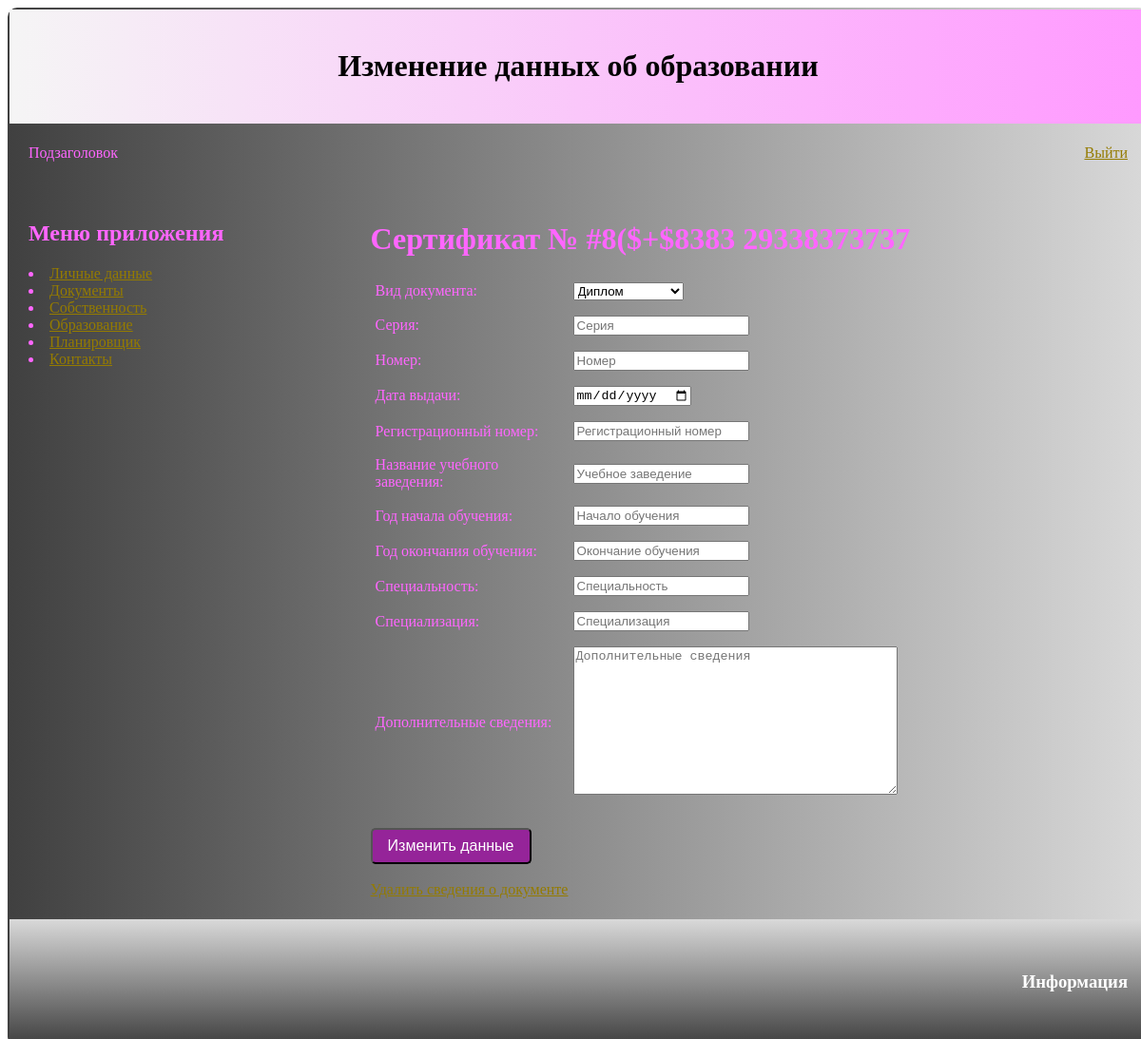
Page /education/change_diploma/2/1/ (signed in) on the committed database.
### education_app/models.py (models this page shows)
class DiplomaTemplate(CommonDocTemplate):
    user = models.ForeignKey(User, on_delete=models.CASCADE)
    class Meta:
        abstract = True

class Diploma(DiplomaTemplate):
    name = models.CharField(max_length=50,
                            default='Диплом',
                            choices=sorted(DIPLOMA_CATEGORIES),
                            verbose_name='Вид документа')
    registration_number = models.IntegerField(null=True,
                                              blank=True,
                                              verbose_name='Регистрационный номер')
    name_institution = models.CharField(max_length=100,
                                        verbose_name='Название учебного заведения')
    year_of_start_edu = models.CharField(max_length=4,
                                         null=True,
                                         blank=True,
                                         verbose_name='Год начала обучения')
    year_of_finish_edu = models.CharField(max_length=4,
                                          null=True,
                                          blank=True,
                                          verbose_name='Год окончания обучения')
    spiciality = models.CharField(max_length=100,
                                  null=True,
                                  blank=True,
                                  verbose_name='Специальность')
    spicialization = models.CharField(max_length=100,
                                      null=True,
                                      blank=True,
                                      verbose_name='Специализация')
    description = models.TextField(null=True, blank=True,
                                   verbose_name='Дополнительные сведения')
    class Meta:
        db_table = 'education_app_diploma'

### abstract_app/views.py (the view)
    def wrapper(request: HttpResponse, user_id: int, *args, **kwargs):
        if 'pk' in request.session and request.session['pk'] == user_id:
            return func(request, user_id, *args, **kwargs)
        return redirect_with_error(request)

### abstract_app/views.py (called while the page is built)
def check_authorization(func):
    def wrapper(request: HttpResponse, user_id: int, *args, **kwargs):
        if 'pk' in request.session and request.session['pk'] == user_id:
            return func(request, user_id, *args, **kwargs)
        return redirect_with_error(request)
    return wrapper

### education_app/templates/education_app/edit_diploma.html (shortened to what this page needs)
{% extends 'base.html' %}
{% block content %}
<div><h1>
            {{ diploma.name }} № {{ diploma.series }} {{ diploma.number}}
    </h1></div>
    <div>
    <form action="{% url 'change_diploma' user_id diploma.pk %}" method="post">
        <table cellpadding="3">
            {% for f in form %}
                <tr>
                    <td align="left" width="200">
                        <label for="{{ f.id_for_label }}">{{f.label}}: </label>
                    </td>
                    <td> {{ f }} </td>
                </tr>
                <tr>
                    <td colspan="2" align="right">
                    </td>
                </tr>
            {% endfor %}
        </table>
        <br>
        <input class="c-button" type="submit" value="Изменить данные">
        <br><br>
        <a href="{% url 'del_diploma' user_id diploma.pk %}"> Удалить сведения о документе </a>
    </form>
</div>
{% endblock %}

### templates/base.html (shortened to what this page needs)
<!DOCTYPE html>
<html lang="ru">
    <head>
    </head>
    <body link="#947b00" vlink="d1b00a" alink="d1b00a">
        <table style="position: absolute; width: 100%; height: 100%;" class="gradient_main" cellpadding="20">
            <tr class="gradient_head" height="10%" >
                <td align="center" valign="center" colspan="3">
                    <h1>{{ title }}</h1>
                </td>
            </tr>
            <tr height="5%">
                <td align="left" valign="top" colspan="2">
                    {% block mini_title %}
                        Подзаголовок
                    {% endblock %}
                </td>
                <td align="right" valign="top">
                    {% block login %}
                    {% if user_id %}
                    <a href="{% url 'logout' %}"> Выйти </a>
                    {% else %}
                        Регистрация | Авторизация
                    {% endif %}
                    {% endblock %}
                </td>
            <tr height="65%">
                <td width="30%" align="left" valign="top">
                    {% block menu %}
                        <h2>Меню приложения</h2>
                        {% for item in menu %}
                            {% if not forloop.last %}
                                <li><a href="{% url item.url_name user_id %}">{{ item.title }}</a></li>
                            {% else %}
                                    <li class="last"><a href="{% url item.url_name user_id %}">{{ item.title }}</a></li>
                            {% endif %}
                        {% endfor %}
                    {% endblock %}
                </td>
                <td width="70%" align="left" valign="top" colspan="2">
                    {% block content %}{% endblock %}
                </td>
            </tr>
            <tr border="1" class="gradient_footer" height="20%">
                <td colspan="3">
                    {% block footer %}
                        <h3 align = "right">Информация</h3>
                    {% endblock %}
                </td>
            </tr>
        </table>
    </body>
</html>

### templates/base.html (style rules this page uses)
.gradient_head { background: linear-gradient(to right, #F5F5F5, #FF99FF); color: #000000; width:100%; border-radius:10px; }
.gradient_main { background: linear-gradient(to right, #404040, #D9D9D9); color: #FF66FF; width:100%; border-radius:10px; }
.gradient_footer { background: linear-gradient(to top, #404040, #D9D9D9); color: #FFFFFF; width:100%; border-radius:10px; }
.c-button { appearance: none; border: 1; border-radius: 5px; background: #952499; color: #fff; padding: 8px 16px; font-size: 16px; }

### rows in the picture
Diploma: name "Сертификат", series "#8($+$8383", number "29338373737"

### other values in the picture
{{ title }} "Изменение данных об образовании"
{{ item.title }} "Личные данные" "Документы" "Собственность" "Образование" "Планировщик"
{{ item.title }} "Контакты"
{{ f.label }} "Вид документа" "Серия" "Номер" "Дата выдачи" "Регистрационный номер" "Название учебного заведения" "Год начала обучения" "Год окончания обучения" "Специальность" "Специализация" "Дополнительные сведения"
